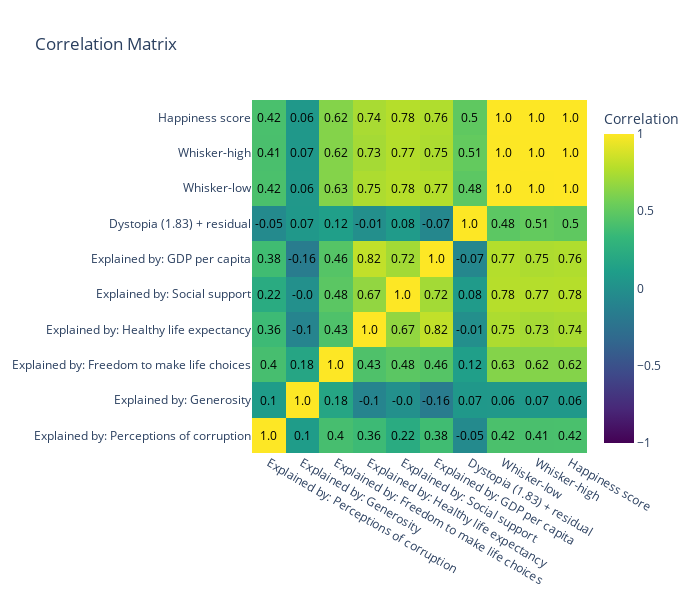

Source (notebook cell):
### Code cell
utils.build_correlation_matrix(wh_df_2022)

### Figure 1 — Plotly figure (JSON) as saved in the notebook; plotly's stock layout.template omitted (floating-point values rounded to 4 significant figures)
{"data": [{"colorbar": {"title": {"text": "Correlation"}}, "colorscale": [[0, "#440154"], [0.1111, "#482878"], [0.2222, "#3e4989"], [0.3333, "#31688e"], [0.4444, "#26828e"], [0.5556, "#1f9e89"], [0.6667, "#35b779"], [0.7778, "#6ece58"], [0.8889, "#b5de2b"], [1, "#fde725"]], "hovertemplate": "Correlation: %{text}<extra></extra>", "showscale": true, "text": [[1, 1, 1, 0.5, 0.76, 0.78, 0.74, 0.62, 0.06, 0.42], [1, 1, 1, 0.51, 0.75, 0.77, 0.73, 0.62, 0.07, 0.41], [1, 1, 1, 0.48, 0.77, 0.78, 0.75, 0.63, 0.06, 0.42], [0.5, 0.51, 0.48, 1, -0.07, 0.08, -0.01, 0.12, 0.07, -0.05], [0.76, 0.75, 0.77, -0.07, 1, 0.72, 0.82, 0.46, -0.16, 0.38], [0.78, 0.77, 0.78, 0.08, 0.72, 1, 0.67, 0.48, 0, 0.22], [0.74, 0.73, 0.75, -0.01, 0.82, 0.67, 1, 0.43, -0.1, 0.36], [0.62, 0.62, 0.63, 0.12, 0.46, 0.48, 0.43, 1, 0.18, 0.4], [0.06, 0.07, 0.06, 0.07, -0.16, 0, -0.1, 0.18, 1, 0.1], [0.42, 0.41, 0.42, -0.05, 0.38, 0.22, 0.36, 0.4, 0.1, 1]], "type": "heatmap", "x": ["Happiness score", "Whisker-high", "Whisker-low", "Dystopia (1.83) + residual", "Explained by: GDP per capita", "Explained by: Social support", "Explained by: Healthy life expectancy", "Explained by: Freedom to make life choices", "Explained by: Generosity", "Explained by: Perceptions of corruption"], "y": ["Happiness score", "Whisker-high", "Whisker-low", "Dystopia (1.83) + residual", "Explained by: GDP per capita", "Explained by: Social support", "Explained by: Healthy life expectancy", "Explained by: Freedom to make life choices", "Explained by: Generosity", "Explained by: Perceptions of corruption"], "z": [[1, 0.9993, 0.9994, 0.499, 0.7637, 0.7779, 0.7403, 0.6248, 0.06378, 0.4162], [0.9993, 1, 0.9974, 0.5141, 0.7521, 0.7734, 0.7276, 0.6229, 0.06573, 0.4137], [0.9994, 0.9974, 1, 0.4838, 0.7738, 0.7813, 0.7515, 0.6259, 0.06182, 0.4182], [0.499, 0.5141, 0.4838, 1, -0.07342, 0.08361, -0.006886, 0.1177, 0.06692, -0.05108], [0.7637, 0.7521, 0.7738, -0.07342, 1, 0.7224, 0.8154, 0.4586, -0.1645, 0.3776], [0.7779, 0.7734, 0.7813, 0.08361, 0.7224, 1, 0.6668, 0.4805, -0.002339, 0.2234], [0.7403, 0.7276, 0.7515, -0.006886, 0.8154, 0.6668, 1, 0.4332, -0.09813, 0.3626], [0.6248, 0.6229, 0.6259, 0.1177, 0.4586, 0.4805, 0.4332, 1, 0.1768, 0.4025], [0.06378, 0.06573, 0.06182, 0.06692, -0.1645, -0.002339, -0.09813, 0.1768, 1, 0.09611], [0.4162, 0.4137, 0.4182, -0.05108, 0.3776, 0.2234, 0.3626, 0.4025, 0.09611, 1]], "zmax": 1, "zmin": -1}], "layout": {"annotations": [{"font": {"color": "black", "size": 12}, "showarrow": false, "text": "1.0", "x": "Happiness score", "xref": "x", "y": "Happiness score", "yref": "y"}, {"font": {"color": "black", "size": 12}, "showarrow": false, "text": "1.0", "x": "Whisker-high", "xref": "x", "y": "Happiness score", "yref": "y"}, {"font": {"color": "black", "size": 12}, "showarrow": false, "text": "1.0", "x": "Whisker-low", "xref": "x", "y": "Happiness score", "yref": "y"}, {"font": {"color": "black", "size": 12}, "showarrow": false, "text": "0.5", "x": "Dystopia (1.83) + residual", "xref": "x", "y": "Happiness score", "yref": "y"}, {"font": {"color": "black", "size": 12}, "showarrow": false, "text": "0.76", "x": "Explained by: GDP per capita", "xref": "x", "y": "Happiness score", "yref": "y"}, {"font": {"color": "black", "size": 12}, "showarrow": false, "text": "0.78", "x": "Explained by: Social support", "xref": "x", "y": "Happiness score", "yref": "y"}, {"font": {"color": "black", "size": 12}, "showarrow": false, "text": "0.74", "x": "Explained by: Healthy life expectancy", "xref": "x", "y": "Happiness score", "yref": "y"}, {"font": {"color": "black", "size": 12}, "showarrow": false, "text": "0.62", "x": "Explained by: Freedom to make life choices", "xref": "x", "y": "Happiness score", "yref": "y"}, {"font": {"color": "black", "size": 12}, "showarrow": false, "text": "0.06", "x": "Explained by: Generosity", "xref": "x", "y": "Happiness score", "yref": "y"}, {"font": {"color": "black", "size": 12}, "showarrow": false, "text": "0.42", "x": "Explained by: Perceptions of corruption", "xref": "x", "y": "Happiness score", "yref": "y"}, {"font": {"color": "black", "size": 12}, "showarrow": false, "text": "1.0", "x": "Happiness score", "xref": "x", "y": "Whisker-high", "yref": "y"}, {"font": {"color": "black", "size": 12}, "showarrow": false, "text": "1.0", "x": "Whisker-high", "xref": "x", "y": "Whisker-high", "yref": "y"}, {"font": {"color": "black", "size": 12}, "showarrow": false, "text": "1.0", "x": "Whisker-low", "xref": "x", "y": "Whisker-high", "yref": "y"}, {"font": {"color": "black", "size": 12}, "showarrow": false, "text": "0.51", "x": "Dystopia (1.83) + residual", "xref": "x", "y": "Whisker-high", "yref": "y"}, {"font": {"color": "black", "size": 12}, "showarrow": false, "text": "0.75", "x": "Explained by: GDP per capita", "xref": "x", "y": "Whisker-high", "yref": "y"}, {"font": {"color": "black", "size": 12}, "showarrow": false, "text": "0.77", "x": "Explained by: Social support", "xref": "x", "y": "Whisker-high", "yref": "y"}, {"font": {"color": "black", "size": 12}, "showarrow": false, "text": "0.73", "x": "Explained by: Healthy life expectancy", "xref": "x", "y": "Whisker-high", "yref": "y"}, {"font": {"color": "black", "size": 12}, "showarrow": false, "text": "0.62", "x": "Explained by: Freedom to make life choices", "xref": "x", "y": "Whisker-high", "yref": "y"}, {"font": {"color": "black", "size": 12}, "showarrow": false, "text": "0.07", "x": "Explained by: Generosity", "xref": "x", "y": "Whisker-high", "yref": "y"}, {"font": {"color": "black", "size": 12}, "showarrow": false, "text": "0.41", "x": "Explained by: Perceptions of corruption", "xref": "x", "y": "Whisker-high", "yref": "y"}, {"font": {"color": "black", "size": 12}, "showarrow": false, "text": "1.0", "x": "Happiness score", "xref": "x", "y": "Whisker-low", "yref": "y"}, {"font": {"color": "black", "size": 12}, "showarrow": false, "text": "1.0", "x": "Whisker-high", "xref": "x", "y": "Whisker-low", "yref": "y"}, {"font": {"color": "black", "size": 12}, "showarrow": false, "text": "1.0", "x": "Whisker-low", "xref": "x", "y": "Whisker-low", "yref": "y"}, {"font": {"color": "black", "size": 12}, "showarrow": false, "text": "0.48", "x": "Dystopia (1.83) + residual", "xref": "x", "y": "Whisker-low", "yref": "y"}, {"font": {"color": "black", "size": 12}, "showarrow": false, "text": "0.77", "x": "Explained by: GDP per capita", "xref": "x", "y": "Whisker-low", "yref": "y"}, {"font": {"color": "black", "size": 12}, "showarrow": false, "text": "0.78", "x": "Explained by: Social support", "xref": "x", "y": "Whisker-low", "yref": "y"}, {"font": {"color": "black", "size": 12}, "showarrow": false, "text": "0.75", "x": "Explained by: Healthy life expectancy", "xref": "x", "y": "Whisker-low", "yref": "y"}, {"font": {"color": "black", "size": 12}, "showarrow": false, "text": "0.63", "x": "Explained by: Freedom to make life choices", "xref": "x", "y": "Whisker-low", "yref": "y"}, {"font": {"color": "black", "size": 12}, "showarrow": false, "text": "0.06", "x": "Explained by: Generosity", "xref": "x", "y": "Whisker-low", "yref": "y"}, {"font": {"color": "black", "size": 12}, "showarrow": false, "text": "0.42", "x": "Explained by: Perceptions of corruption", "xref": "x", "y": "Whisker-low", "yref": "y"}, {"font": {"color": "black", "size": 12}, "showarrow": false, "text": "0.5", "x": "Happiness score", "xref": "x", "y": "Dystopia (1.83) + residual", "yref": "y"}, {"font": {"color": "black", "size": 12}, "showarrow": false, "text": "0.51", "x": "Whisker-high", "xref": "x", "y": "Dystopia (1.83) + residual", "yref": "y"}, {"font": {"color": "black", "size": 12}, "showarrow": false, "text": "0.48", "x": "Whisker-low", "xref": "x", "y": "Dystopia (1.83) + residual", "yref": "y"}, {"font": {"color": "black", "size": 12}, "showarrow": false, "text": "1.0", "x": "Dystopia (1.83) + residual", "xref": "x", "y": "Dystopia (1.83) + residual", "yref": "y"}, {"font": {"color": "black", "size": 12}, "showarrow": false, "text": "-0.07", "x": "Explained by: GDP per capita", "xref": "x", "y": "Dystopia (1.83) + residual", "yref": "y"}, {"font": {"color": "black", "size": 12}, "showarrow": false, "text": "0.08", "x": "Explained by: Social support", "xref": "x", "y": "Dystopia (1.83) + residual", "yref": "y"}, {"font": {"color": "black", "size": 12}, "showarrow": false, "text": "-0.01", "x": "Explained by: Healthy life expectancy", "xref": "x", "y": "Dystopia (1.83) + residual", "yref": "y"}, {"font": {"color": "black", "size": 12}, "showarrow": false, "text": "0.12", "x": "Explained by: Freedom to make life choices", "xref": "x", "y": "Dystopia (1.83) + residual", "yref": "y"}, {"font": {"color": "black", "size": 12}, "showarrow": false, "text": "0.07", "x": "Explained by: Generosity", "xref": "x", "y": "Dystopia (1.83) + residual", "yref": "y"}, {"font": {"color": "black", "size": 12}, "showarrow": false, "text": "-0.05", "x": "Explained by: Perceptions of corruption", "xref": "x", "y": "Dystopia (1.83) + residual", "yref": "y"}, {"font": {"color": "black", "size": 12}, "showarrow": false, "text": "0.76", "x": "Happiness score", "xref": "x", "y": "Explained by: GDP per capita", "yref": "y"}, {"font": {"color": "black", "size": 12}, "showarrow": false, "text": "0.75", "x": "Whisker-high", "xref": "x", "y": "Explained by: GDP per capita", "yref": "y"}, {"font": {"color": "black", "size": 12}, "showarrow": false, "text": "0.77", "x": "Whisker-low", "xref": "x", "y": "Explained by: GDP per capita", "yref": "y"}, {"font": {"color": "black", "size": 12}, "showarrow": false, "text": "-0.07", "x": "Dystopia (1.83) + residual", "xref": "x", "y": "Explained by: GDP per capita", "yref": "y"}, {"font": {"color": "black", "size": 12}, "showarrow": false, "text": "1.0", "x": "Explained by: GDP per capita", "xref": "x", "y": "Explained by: GDP per capita", "yref": "y"}, {"font": {"color": "black", "size": 12}, "showarrow": false, "text": "0.72", "x": "Explained by: Social support", "xref": "x", "y": "Explained by: GDP per capita", "yref": "y"}, {"font": {"color": "black", "size": 12}, "showarrow": false, "text": "0.82", "x": "Explained by: Healthy life expectancy", "xref": "x", "y": "Explained by: GDP per capita", "yref": "y"}, {"font": {"color": "black", "size": 12}, "showarrow": false, "text": "0.46", "x": "Explained by: Freedom to make life choices", "xref": "x", "y": "Explained by: GDP per capita", "yref": "y"}, {"font": {"color": "black", "size": 12}, "showarrow": false, "text": "-0.16", "x": "Explained by: Generosity", "xref": "x", "y": "Explained by: GDP per capita", "yref": "y"}, {"font": {"color": "black", "size": 12}, "showarrow": false, "text": "0.38", "x": "Explained by: Perceptions of corruption", "xref": "x", "y": "Explained by: GDP per capita", "yref": "y"}, {"font": {"color": "black", "size": 12}, "showarrow": false, "text": "0.78", "x": "Happiness score", "xref": "x", "y": "Explained by: Social support", "yref": "y"}, {"font": {"color": "black", "size": 12}, "showarrow": false, "text": "0.77", "x": "Whisker-high", "xref": "x", "y": "Explained by: Social support", "yref": "y"}, {"font": {"color": "black", "size": 12}, "showarrow": false, "text": "0.78", "x": "Whisker-low", "xref": "x", "y": "Explained by: Social support", "yref": "y"}, {"font": {"color": "black", "size": 12}, "showarrow": false, "text": "0.08", "x": "Dystopia (1.83) + residual", "xref": "x", "y": "Explained by: Social support", "yref": "y"}, {"font": {"color": "black", "size": 12}, "showarrow": false, "text": "0.72", "x": "Explained by: GDP per capita", "xref": "x", "y": "Explained by: Social support", "yref": "y"}, {"font": {"color": "black", "size": 12}, "showarrow": false, "text": "1.0", "x": "Explained by: Social support", "xref": "x", "y": "Explained by: Social support", "yref": "y"}, {"font": {"color": "black", "size": 12}, "showarrow": false, "text": "0.67", "x": "Explained by: Healthy life expectancy", "xref": "x", "y": "Explained by: Social support", "yref": "y"}, {"font": {"color": "black", "size": 12}, "showarrow": false, "text": "0.48", "x": "Explained by: Freedom to make life choices", "xref": "x", "y": "Explained by: Social support", "yref": "y"}, {"font": {"color": "black", "size": 12}, "showarrow": false, "text": "-0.0", "x": "Explained by: Generosity", "xref": "x", "y": "Explained by: Social support", "yref": "y"}, {"font": {"color": "black", "size": 12}, "showarrow": false, "text": "0.22", "x": "Explained by: Perceptions of corruption", "xref": "x", "y": "Explained by: Social support", "yref": "y"}, {"font": {"color": "black", "size": 12}, "showarrow": false, "text": "0.74", "x": "Happiness score", "xref": "x", "y": "Explained by: Healthy life expectancy", "yref": "y"}, {"font": {"color": "black", "size": 12}, "showarrow": false, "text": "0.73", "x": "Whisker-high", "xref": "x", "y": "Explained by: Healthy life expectancy", "yref": "y"}, {"font": {"color": "black", "size": 12}, "showarrow": false, "text": "0.75", "x": "Whisker-low", "xref": "x", "y": "Explained by: Healthy life expectancy", "yref": "y"}, {"font": {"color": "black", "size": 12}, "showarrow": false, "text": "-0.01", "x": "Dystopia (1.83) + residual", "xref": "x", "y": "Explained by: Healthy life expectancy", "yref": "y"}, {"font": {"color": "black", "size": 12}, "showarrow": false, "text": "0.82", "x": "Explained by: GDP per capita", "xref": "x", "y": "Explained by: Healthy life expectancy", "yref": "y"}, {"font": {"color": "black", "size": 12}, "showarrow": false, "text": "0.67", "x": "Explained by: Social support", "xref": "x", "y": "Explained by: Healthy life expectancy", "yref": "y"}, {"font": {"color": "black", "size": 12}, "showarrow": false, "text": "1.0", "x": "Explained by: Healthy life expectancy", "xref": "x", "y": "Explained by: Healthy life expectancy", "yref": "y"}, {"font": {"color": "black", "size": 12}, "showarrow": false, "text": "0.43", "x": "Explained by: Freedom to make life choices", "xref": "x", "y": "Explained by: Healthy life expectancy", "yref": "y"}, {"font": {"color": "black", "size": 12}, "showarrow": false, "text": "-0.1", "x": "Explained by: Generosity", "xref": "x", "y": "Explained by: Healthy life expectancy", "yref": "y"}, {"font": {"color": "black", "size": 12}, "showarrow": false, "text": "0.36", "x": "Explained by: Perceptions of corruption", "xref": "x", "y": "Explained by: Healthy life expectancy", "yref": "y"}, {"font": {"color": "black", "size": 12}, "showarrow": false, "text": "0.62", "x": "Happiness score", "xref": "x", "y": "Explained by: Freedom to make life choices", "yref": "y"}, {"font": {"color": "black", "size": 12}, "showarrow": false, "text": "0.62", "x": "Whisker-high", "xref": "x", "y": "Explained by: Freedom to make life choices", "yref": "y"}, {"font": {"color": "black", "size": 12}, "showarrow": false, "text": "0.63", "x": "Whisker-low", "xref": "x", "y": "Explained by: Freedom to make life choices", "yref": "y"}, {"font": {"color": "black", "size": 12}, "showarrow": false, "text": "0.12", "x": "Dystopia (1.83) + residual", "xref": "x", "y": "Explained by: Freedom to make life choices", "yref": "y"}, {"font": {"color": "black", "size": 12}, "showarrow": false, "text": "0.46", "x": "Explained by: GDP per capita", "xref": "x", "y": "Explained by: Freedom to make life choices", "yref": "y"}, {"font": {"color": "black", "size": 12}, "showarrow": false, "text": "0.48", "x": "Explained by: Social support", "xref": "x", "y": "Explained by: Freedom to make life choices", "yref": "y"}, {"font": {"color": "black", "size": 12}, "showarrow": false, "text": "0.43", "x": "Explained by: Healthy life expectancy", "xref": "x", "y": "Explained by: Freedom to make life choices", "yref": "y"}, {"font": {"color": "black", "size": 12}, "showarrow": false, "text": "1.0", "x": "Explained by: Freedom to make life choices", "xref": "x", "y": "Explained by: Freedom to make life choices", "yref": "y"}, {"font": {"color": "black", "size": 12}, "showarrow": false, "text": "0.18", "x": "Explained by: Generosity", "xref": "x", "y": "Explained by: Freedom to make life choices", "yref": "y"}, {"font": {"color": "black", "size": 12}, "showarrow": false, "text": "0.4", "x": "Explained by: Perceptions of corruption", "xref": "x", "y": "Explained by: Freedom to make life choices", "yref": "y"}, {"font": {"color": "black", "size": 12}, "showarrow": false, "text": "0.06", "x": "Happiness score", "xref": "x", "y": "Explained by: Generosity", "yref": "y"}, {"font": {"color": "black", "size": 12}, "showarrow": false, "text": "0.07", "x": "Whisker-high", "xref": "x", "y": "Explained by: Generosity", "yref": "y"}, {"font": {"color": "black", "size": 12}, "showarrow": false, "text": "0.06", "x": "Whisker-low", "xref": "x", "y": "Explained by: Generosity", "yref": "y"}, {"font": {"color": "black", "size": 12}, "showarrow": false, "text": "0.07", "x": "Dystopia (1.83) + residual", "xref": "x", "y": "Explained by: Generosity", "yref": "y"}, {"font": {"color": "black", "size": 12}, "showarrow": false, "text": "-0.16", "x": "Explained by: GDP per capita", "xref": "x", "y": "Explained by: Generosity", "yref": "y"}, {"font": {"color": "black", "size": 12}, "showarrow": false, "text": "-0.0", "x": "Explained by: Social support", "xref": "x", "y": "Explained by: Generosity", "yref": "y"}, {"font": {"color": "black", "size": 12}, "showarrow": false, "text": "-0.1", "x": "Explained by: Healthy life expectancy", "xref": "x", "y": "Explained by: Generosity", "yref": "y"}, {"font": {"color": "black", "size": 12}, "showarrow": false, "text": "0.18", "x": "Explained by: Freedom to make life choices", "xref": "x", "y": "Explained by: Generosity", "yref": "y"}, {"font": {"color": "black", "size": 12}, "showarrow": false, "text": "1.0", "x": "Explained by: Generosity", "xref": "x", "y": "Explained by: Generosity", "yref": "y"}, {"font": {"color": "black", "size": 12}, "showarrow": false, "text": "0.1", "x": "Explained by: Perceptions of corruption", "xref": "x", "y": "Explained by: Generosity", "yref": "y"}, {"font": {"color": "black", "size": 12}, "showarrow": false, "text": "0.42", "x": "Happiness score", "xref": "x", "y": "Explained by: Perceptions of corruption", "yref": "y"}, {"font": {"color": "black", "size": 12}, "showarrow": false, "text": "0.41", "x": "Whisker-high", "xref": "x", "y": "Explained by: Perceptions of corruption", "yref": "y"}, {"font": {"color": "black", "size": 12}, "showarrow": false, "text": "0.42", "x": "Whisker-low", "xref": "x", "y": "Explained by: Perceptions of corruption", "yref": "y"}, {"font": {"color": "black", "size": 12}, "showarrow": false, "text": "-0.05", "x": "Dystopia (1.83) + residual", "xref": "x", "y": "Explained by: Perceptions of corruption", "yref": "y"}, {"font": {"color": "black", "size": 12}, "showarrow": false, "text": "0.38", "x": "Explained by: GDP per capita", "xref": "x", "y": "Explained by: Perceptions of corruption", "yref": "y"}, {"font": {"color": "black", "size": 12}, "showarrow": false, "text": "0.22", "x": "Explained by: Social support", "xref": "x", "y": "Explained by: Perceptions of corruption", "yref": "y"}, {"font": {"color": "black", "size": 12}, "showarrow": false, "text": "0.36", "x": "Explained by: Healthy life expectancy", "xref": "x", "y": "Explained by: Perceptions of corruption", "yref": "y"}, {"font": {"color": "black", "size": 12}, "showarrow": false, "text": "0.4", "x": "Explained by: Freedom to make life choices", "xref": "x", "y": "Explained by: Perceptions of corruption", "yref": "y"}, {"font": {"color": "black", "size": 12}, "showarrow": false, "text": "0.1", "x": "Explained by: Generosity", "xref": "x", "y": "Explained by: Perceptions of corruption", "yref": "y"}, {"font": {"color": "black", "size": 12}, "showarrow": false, "text": "1.0", "x": "Explained by: Perceptions of corruption", "xref": "x", "y": "Explained by: Perceptions of corruption", "yref": "y"}], "height": 600, "title": {"text": "Correlation Matrix"}, "width": 700, "xaxis": {"autorange": "reversed", "showgrid": false}, "yaxis": {"autorange": "reversed", "showgrid": false}}}
